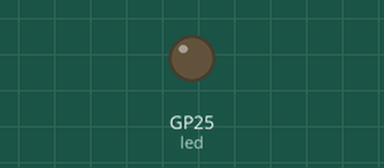
This program was run on a simulated Raspberry Pi Pico running MicroPython. Shown: output pins drawn as LEDs (lit = HIGH).

Above: at 0.15 s.
Timing chart, 0 to 1.6 s (numbered marks = the images above):
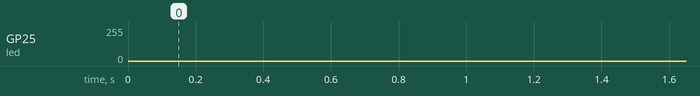

The program:

fading_led.py
```python
#--------------------------parpadio------------------------
"""
from machine import Pin,
import time
led_25 = Pin(25,Pin.OUT)
while True:
        led_25.value(1)
        time.sleep(1)
        led_25.value(0)
        time.sleep(1)

"""
#---------------------------fading------------------------------

from machine import Pin, PWM
from time import sleep

#Setup PWM pin
led = machine.Pin(25)
led_pwm = PWM(led)
duty_step = 129 #step size for changing the duty cycle

#set PWM frequency
frequency = 62500
led_pwm.freq(frequency)

try:
    while True:
        #increase the duty cycle gradually
        for duty_cycle in range(0, 65536, duty_step):
            led_pwm.duty_u16(duty_cycle)
            sleep(0.001)

        #decrease the duty cycle gradually
        for duty_cycle in range(65536, 0, -duty_step):
            led_pwm.duty_u16(duty_cycle)
            sleep(0.001)

except KeyboardInterrupt:
    print("Keyboard interrupt")
    led_pwm.duty_u16(0)
    print(led_pwm)
    led_pwm.deinit()
```
